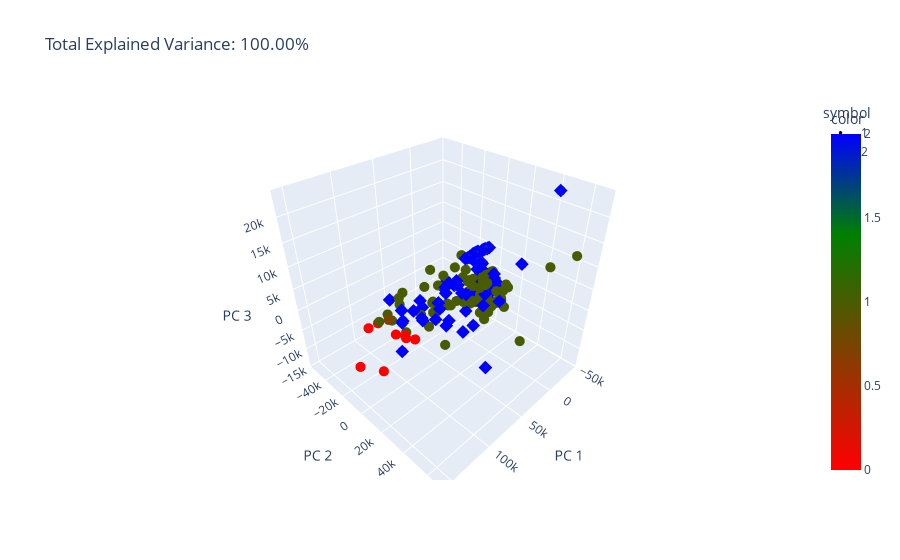

The notebook cell saved with this chart:
### Markdown cell above
# Visulize KMM Results in PCA

### Code cell
Testt_pca = Xs
    Testt_pca['beta'] = beta.flatten()
    Testt_pca['beta_T_F'] = 1
    Testt_2t_pca = Xt
    Testt_2t_pca['beta_T_F'] = 2
    Testt_2t_pca['beta'] = 2
    Testt_pca = Testt_pca.append(Testt_2t_pca)
    
    pca = PCA(n_components=3)
    components = pca.fit_transform(Testt_pca.iloc[:,:-1])

    total_var = pca.explained_variance_ratio_.sum() * 100

    fig = px.scatter_3d(
        components, x=0, y=1, z=2, color=Testt_pca['beta'], symbol=Testt_pca['beta_T_F'], color_continuous_scale= [(0, "red"), (0.7, "green"), (1, "blue")], #"Bluered_r",
        title=f'Total Explained Variance: {total_var:.2f}%',
        labels={'0': 'PC 1', '1': 'PC 2', '2': 'PC 3'}
    )
    fig.update_traces(marker_size = 3.5)
    fig.show()
